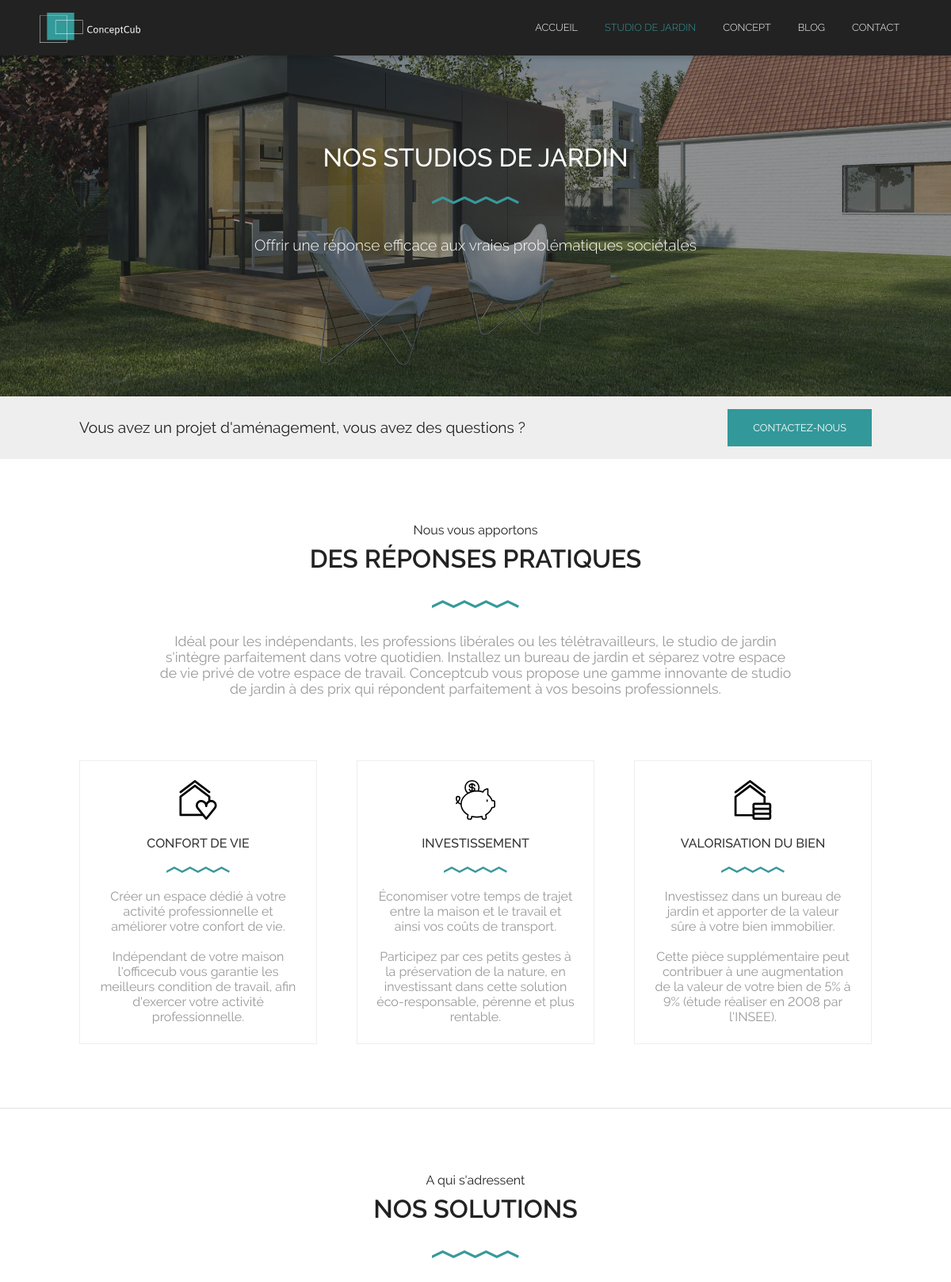
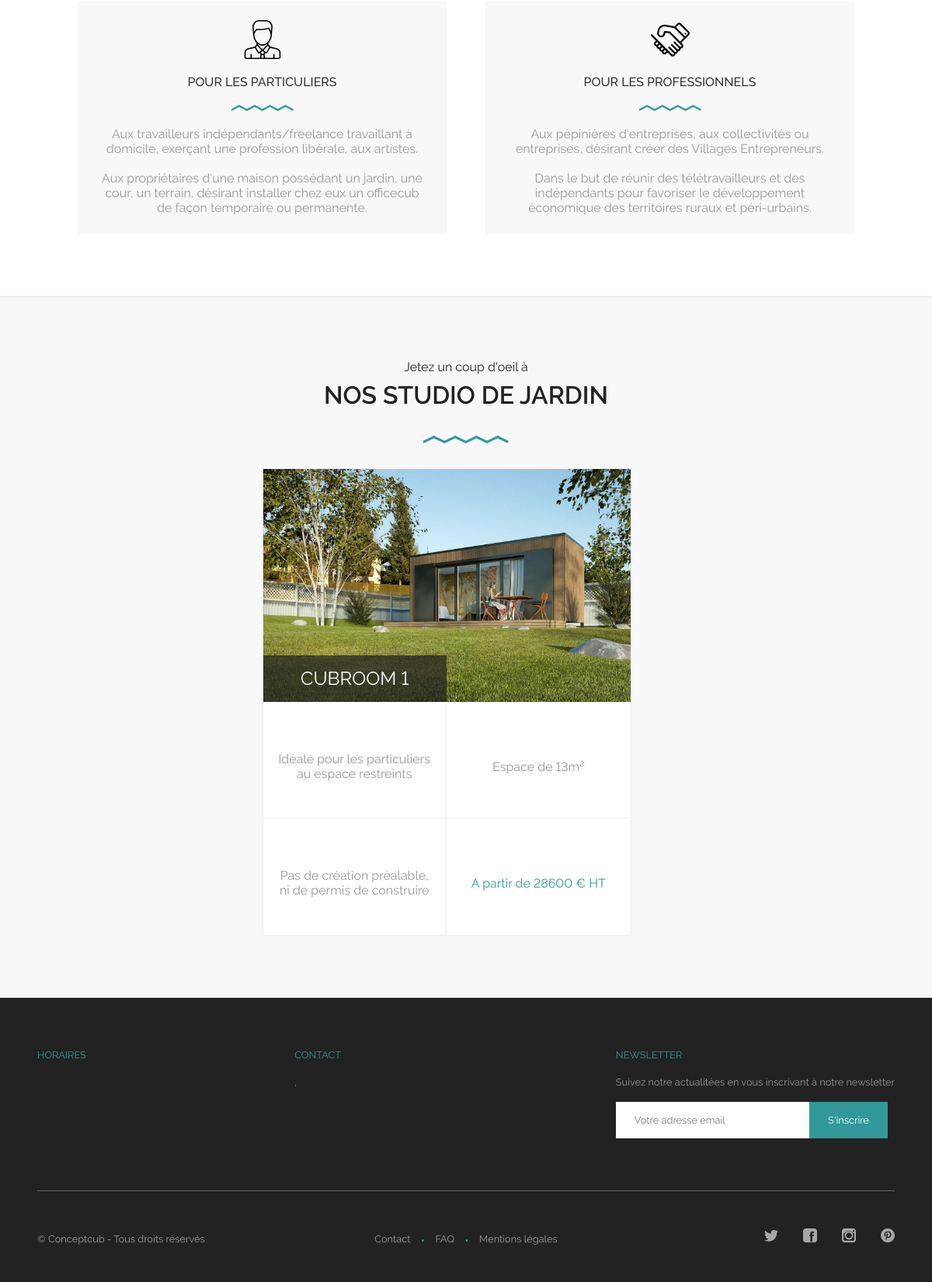
The page /produit/studio-de-jardin on the database its author committed (2 pictures, top to bottom).
### tables this page shows
CREATE TABLE `produit` (
  `idProduit` int(11) NOT NULL,
  `nom` varchar(255) DEFAULT NULL,
  `description` text,
  `titre` varchar(255) DEFAULT NULL,
  `sousTitre` varchar(255) DEFAULT NULL,
  `couverture` varchar(255) DEFAULT NULL,
  `url` varchar(255) DEFAULT NULL,
  `estSupprime` int(1) DEFAULT '0'
);

CREATE TABLE `avantage` (
  `idAvantage` int(11) NOT NULL,
  `nom` varchar(155) DEFAULT NULL,
  `description` varchar(255) DEFAULT NULL,
  `icone` varchar(255) DEFAULT NULL,
  `estSupprime` int(1) DEFAULT '0'
);

CREATE TABLE `solution` (
  `idSolution` int(11) NOT NULL,
  `nom` varchar(255) DEFAULT NULL,
  `icone` varchar(255) DEFAULT NULL,
  `description` text,
  `estSupprime` int(1) DEFAULT '0'
);

CREATE TABLE `gamme` (
  `idGamme` int(11) NOT NULL,
  `nom` varchar(255) DEFAULT NULL,
  `description` text,
  `couverture` varchar(45) DEFAULT NULL,
  `plan` varchar(255) NOT NULL,
  `url` varchar(255) DEFAULT NULL,
  `atout1` varchar(255) NOT NULL,
  `atout2` varchar(255) NOT NULL,
  `taille` int(11) NOT NULL,
  `prix` int(11) NOT NULL,
  `equipementSerie` text NOT NULL,
  `equipementOption` text NOT NULL,
  `estSupprime` int(1) DEFAULT '0',
  `produit_idProduit` int(11) NOT NULL
);

CREATE TABLE `reseaux_sociaux` (
  `idReseauxSociaux` int(11) NOT NULL,
  `nom` varchar(255) DEFAULT NULL,
  `logo` varchar(255) DEFAULT NULL,
  `lien` varchar(255) DEFAULT NULL,
  `estSupprime` int(1) DEFAULT '0'
);

### application/controllers/produit.php (called while the page is built, shortened)
<?php
class Produit extends CI_Controller
{
	public function __construct()
	{
		$this->load->model('produit_model');
		$this->load->model('reseaux_sociaux_model');
		$this->load->model('entreprise_model');
		$this->data['entreprise'] = $this->entreprise_model->lister_entreprise();
		$this->data['reseaux_sociaux'] = $this->reseaux_sociaux_model->lister_reseaux_sociaux();
		$this->data['produits'] = $this->produit_model->lister_produit();
	}
	public function index($url = NULL)
	{
		if ($url == NULL)
		{
			$this->data['titre'] = 'Les produits conceptcub';
			$this->data['produits'] = $this->produit_model->lister_produit();
			$this->data['succes'] = $this->session->flashdata('succes');
			$this->load->view('theme/header', $this->data);
			$this->load->view('produit/accueil', $this->data);
			$this->load->view('theme/footer', $this->data);
		}
		else
		{
			$this->data['produit'] = $this->produit_model->selectionner_produit($url);
			$this->data['gammes'] = $this->produit_model->selectionner_gamme_par_produit($url);
			$this->data['avantages'] = $this->produit_model->selectionner_avantage_par_produit($url);
			$this->data['solutions'] = $this->produit_model->selectionner_solution_par_produit($url);
			$this->data['titre'] = str_replace("-"," ",$url);
			$this->data['titre'] = ucfirst($this->data['titre']);
			$this->load->view('theme/header', $this->data);
			$this->load->view('produit/modele', $this->data);
			$this->load->view('theme/footer', $this->data);
		}
	}
}

### index.php (called while the page is built, shortened)
<?php
require_once BASEPATH.'core/CodeIgniter.php';

### application/models/produit_model.php (called while the page is built, shortened)
<?php  if ( ! defined('BASEPATH')) exit('No direct script access allowed');
class Produit_model extends CI_Model
{
	protected $table = 'produit';
	protected $table_avantage = 'avantage';
	protected $table_solution = 'solution';
	public function lister_produit()
	{
		$this->db->where('estSupprime', 0);
		$query = $this->db->get($this->table);
        return $query->result_array();
	}
	public function selectionner_produit($url)
	{
		$this->db->where('url',$url);
		$query = $this->db->get($this->table);
		return $query->result_array();
	}
	public function selectionner_gamme_par_produit($url)
	{
		$this->db->select('g.*');
		$this->db->join('produit p', 'g.produit_idProduit = p.idProduit', 'inner');
		$this->db->where('p.url',$url);
		$query = $this->db->get('gamme g');
		return $query->result_array();
	}
	public function selectionner_avantage_par_produit($url)
	{
		$this->db->select('a.*');
		$this->db->join('produit_has_avantage pa', 'pa.avantage_idAvantage = a.idAvantage', 'inner');
		$this->db->join('produit p', 'pa.produit_idProduit = p.idProduit', 'inner');
		$this->db->where('p.url', $url);
		$query = $this->db->get($this->table_avantage.' a');
		return $query->result_array();
	}
	public function selectionner_solution_par_produit($url)
	{
		$this->db->select('s.*');
		$this->db->join('produit_has_solution ps', 'ps.solution_idsolution = s.idsolution', 'inner');
		$this->db->join('produit p', 'ps.produit_idProduit = p.idProduit', 'inner');
		$this->db->where('p.url', $url);
		$query = $this->db->get($this->table_solution.' s');
		return $query->result_array();
	}
}

### application/models/reseaux_sociaux_model.php (called while the page is built, shortened)
<?php  if ( ! defined('BASEPATH')) exit('No direct script access allowed');
class Reseaux_sociaux_model extends CI_Model
{
	protected $table = 'reseaux_sociaux';
	public function lister_reseaux_sociaux()
	{
		$this->db->where('estSupprime', 0);
		$query = $this->db->get($this->table);
		return $query->result_array();
	}
}

### application/views/produit/modele.php (the view, shortened to what this page needs)
<section class="cover" style="background-image: url('<?=img_url()?>produit/<?=$produit[0]['couverture']?>')">
	<div class="overlay">
		<div class="cover_titre">
			<h1><?= $produit[0]['titre'] ?></h1>
			<h3><?= $produit[0]['sousTitre'] ?></h3>
		</div>
	</div>
</section>
<section class="produit_appel">
	<div>
		<p>
		Vous avez un projet d'aménagement, vous avez des questions ?
	</p>
	<a href="<?= base_url('contact') ?>">Contactez-nous</a>
	</div>
</section>
<section class="content" id="produit_content">
	<section class="produit_introduction">
		<p class="uptitle">Nous vous apportons</p>
		<h2>Des réponses pratiques</h2>
		<?= nl2br($produit[0]['description']) ?>
	</section>
	<section class="produit_avantages">
		<?php foreach ($avantages as $avantage): ?>
			<div class="produit_avantage">
				<img src="<?=img_url()?>avantage/<?= $avantage['icone'] ?>" alt="<?= $avantage['nom'] ?>" >
				<p class="produit_avantage_nom"><?= $avantage['nom'] ?></p>
				<p class="produit_avantage_description"><?= nl2br($avantage['description']) ?></p>
			</div>
		<?php endforeach ?>
	</section>
	<hr/>
	<section class="produit_solutions">
		<p class="uptitle">A qui s'adressent</p>
		<h2>Nos solutions</h2>
		<?php foreach ($solutions as $solution): ?>
			<div class="produit_solution">
				<img src="<?=img_url()?>solution/<?= $solution['icone'] ?>">
				<p class="produit_solution_nom"><?= $solution['nom'] ?></p>
				<p class="produit_solution_description"><?= nl2br($solution['description']) ?></p>
			</div>
		<?php endforeach ?>
	</section>
	<hr/>
	<section class="produit_gammes">
		<div class="content">
			<p class="uptitle">Jetez un coup d'oeil à</p>
			<h2>Nos <?= $produit[0]['nom'] ?></h2>
			<?php foreach ($gammes as $gamme): $gamme_url = $gamme['url']; ?>
				<div class="produit_gamme">
					<div class="produit_gamme_photo" style="background-image: url('<?=img_url()?>gamme/<?= $gamme['couverture'] ?>')">
						<div onclick="chargerGamme('<?= $gamme_url ?>')" class="produit_gamme_nom">
							<h3><?= $gamme['nom'] ?></h3>
						</div>
					</div>
					<div class="produit_atout">
						<div class="atout">
							<div>
								<p><?= $gamme['atout1'] ?></p>
							</div>
						</div>
						<div class="atout">
							<div>
								<p>Espace de <?= $gamme['taille'] ?>m²</p>
							</div>
						</div>
						<div class="atout">
							<div>
								<p><?= $gamme['atout2'] ?></p>
							</div>
						</div>
						<div class="atout">
							<div>
								<p>A partir de <?= $gamme['prix'] ?> € HT</p>
							</div>
						</div>
					</div>
				</div>
			<?php endforeach ?>
		</div>
	</section>
</section>

### application/views/theme/header.php (shortened to what this page needs)
<!DOCTYPE html>
<html lang="fr">
	<head>
		<?=css('main.css')?>
		<?=css('unslider.css')?>
	</head>
	<body class="body">
		<header>
			<a href="<?= base_url(); ?>">
			</a>
			<nav>
				<ul>
					<a href="<?= base_url() ?>"><li class="<?php if($this->uri->segment(1)==""){echo "active";}?>">Accueil</li></a>
					<?php foreach ($produits as $produit): ?>
					<?php
						$produit_url = $produit['url'];
					?>
						<a href="<?= base_url("produit/$produit_url") ?>"><li class="<?php if($this->uri->segment(2)=="$produit_url"){echo "active";}?>"><?= $produit['nom'] ?></li></a>
					<?php endforeach; ?>
					<a href=""><li>Concept</li></a>
					<a href=""><li>Blog</li></a>
					<a href="<?= base_url("contact") ?>"><li class="<?php if($this->uri->segment(1)=="contact"){echo "active";}?>">Contact</li></a>
				</ul>
			</nav>
		</header>

### application/helpers/asset_helper.php (shortened to what this page needs)
<?php  if ( ! defined('BASEPATH')) exit('No direct script access allowed');
if ( ! function_exists('css_url'))
{
    function css_url()
    {
        $CI =& get_instance();
        return base_url() . $CI->config->item('css_path');
    }
}
if ( ! function_exists('img_url'))
{
    function img_url()
    {
        $CI =& get_instance();
        return base_url() . $CI->config->item('img_path');
    }
}
if ( ! function_exists('css'))
{
    function css($file, $media='all')
    {
        return '<link rel="stylesheet" type="text/css" href="' . css_url() . $file . '" media="' . $media . '">'."\n";
    }
}

### application/views/theme/footer.php (shortened to what this page needs)
		<footer>
			<div class="footer_bloc">
				<ul class="texte">
					<li>Horaires</li>
				</ul>
			</div>
			<div class="footer_bloc">
				<ul class="texte">
					<li>Contact</li>
					<li><?= $entreprise[0]['codePostal'] . ' ' . $entreprise[0]['ville'] . ', ' . $entreprise[0]['pays'] ?></li>
				</ul>
			</div>
			<div class="footer_bloc_newsletter">
				<ul class="texte">
					<li>Newsletter</li>
					<li>Suivez notre actualitées en vous inscrivant à notre newsletter</li>
				</ul>
				<form>
					<input type="email" name="email" placeholder="Votre adresse email">
					<span>
						<button type="submit">S'inscrire</button>
					</span>
				</form>
			</div>
			<div class="footer_bloc_bas">
				<div>
					<p>© Conceptcub - Tous droits réservés</p>
				</div>
				<div>
					<ul class="footer_menu">
						<li>
							<a class="<?php if($this->uri->segment(1)=="contact"){echo "active";}?>" href="<?= base_url("contact"); ?>">
								Contact
							</a>
						</li>
						<li>
							<a class="<?php if($this->uri->segment(1)=="faq"){echo "active";}?>" href="<?= base_url("faq"); ?>">
								FAQ
							</a>
						</li>
						<li>
							<a class="<?php if($this->uri->segment(1)=="mentions-legales"){echo "active";}?>" href="<?= base_url("mentions-legales"); ?>">
								Mentions légales
							</a>
						</li>
					</ul>
				</div>
				<div>
					<ul class="reseau_social">
						<?php foreach ($reseaux_sociaux as $reseau_social): ?>
								<a target="_blank" href="<?= $reseau_social['lien'] ?>">
									<li>
										<img src="<?=img_url()?>reseaux_sociaux/<?= $reseau_social['logo']; ?>">
									</li>
								</a>
						<?php endforeach; ?>
					</ul>
				</div>
			</div>
		</footer>
	</body>
</html>

### rows shown on the page
produit: nom "STUDIO DE JARDIN", couverture (picture), titre "NOS STUDIOS DE JARDIN", sousTitre "Offrir une réponse efficace aux vraies problématiques sociétales", description "Idéal pour les indépendants, les professions libérales ou les télétravailleurs, le studio de jardin s'intègre parfaitement dans votre quotidien. Installez un bureau de jardin et séparez votre espace de vie privé de votre espace de travail. Conceptcub vous propose une gamme innovante de studio de jardin à des prix qui répondent parfaitement à vos besoins professionnels."
avantage: icone (picture), nom "CONFORT DE VIE", description "Créer un espace dédié à votre activité professionnelle et améliorer votre confort de vie. Indépendant de votre maison l'officecub vous garantie les meilleurs condition de travail, afin d'exercer votre activité professionnelle."
avantage: icone (picture), nom "INVESTISSEMENT", description "Économiser votre temps de trajet entre la maison et le travail et ainsi vos coûts de transport. Participez par ces petits gestes à la préservation de la nature, en investissant dans cette solution éco-responsable, pérenne et plus rentable."
avantage: icone (picture), nom "VALORISATION DU BIEN", description "Investissez dans un bureau de jardin et apporter de la valeur sûre à votre bien immobilier. Cette pièce supplémentaire peut contribuer à une augmentation de la valeur de votre bien de 5% à 9% (étude réaliser en 2008 par l'INSEE)."
solution: icone (picture), nom "POUR LES PARTICULIERS", description "Aux travailleurs indépendants/freelance travaillant à domicile, exerçant une profession libérale, aux artistes. Aux propriétaires d'une maison possédant un jardin, une cour, un terrain, désirant installer chez eux un officecub de façon temporaire ou permanente."
solution: icone (picture), nom "POUR LES PROFESSIONNELS", description "Aux pépinières d'entreprises, aux collectivités ou entreprises, désirant créer des Villages Entrepreneurs. Dans le but de réunir des télétravailleurs et des indépendants pour favoriser le développement économique des territoires ruraux et péri-urbains."
gamme: couverture (picture), nom "CUBROOM 1", atout1 "Idéale pour les particuliers au espace restreints", taille "13", atout2 "Pas de création préalable, ni de permis de construire", prix "28600"
reseaux_sociaux: logo (picture)
reseaux_sociaux: logo (picture)
reseaux_sociaux: logo (picture)
reseaux_sociaux: logo (picture)
